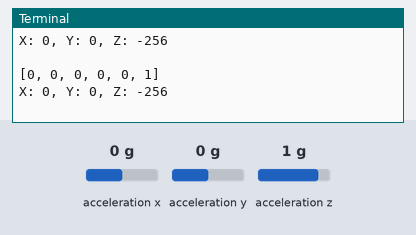
Bench run of a program on a simulated Raspberry Pi (BCM pin numbers). Shown: the last lines printed to the terminal. Inputs (shaded band) come from the test bench; at power-on: acceleration x 0 g, acceleration y 0 g, acceleration z 1 g. System figures (address, load, memory, disk, uptime) are fixed made-up values; library files of the repository ran but are not shown: I2C.py.

Above: at 1.2 s.
1.3 s: acceleration x set to -1.4 g
At 2.6 s:
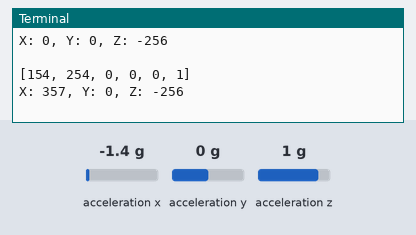
2.8 s: acceleration y set to -1.4 g
At 3.6 s:
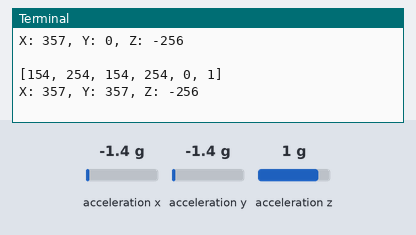
4.3 s: acceleration z set to -1.4 g
At 5.8 s:
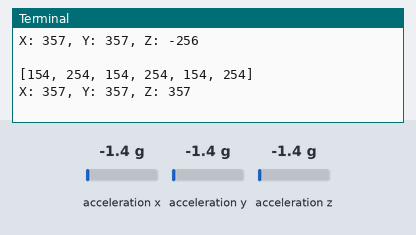

Measured:
- after the input at 1.3 s, the terminal: prints a new line after 0.71 s (image 1)
- after the input at 2.8 s, the terminal: prints a new line after 0.21 s (image 2)
- after the input at 4.3 s, the terminal: prints a new line after 0.71 s (image 3)

The program:

14_ADXL345.py
```python
#!/usr/bin/env python3
from I2C import I2C
from time import sleep
import RPi.GPIO as GPIO
from sys import version_info

if version_info.major == 3:
	raw_input = input

class ADXL345(I2C):

	ADXL345_ADDRESS          = 0x53

	ADXL345_REG_DEVID        = 0x00 # Device ID
	ADXL345_REG_DATAX0       = 0x32 # X-axis data 0 (6 bytes for X/Y/Z)
	ADXL345_REG_POWER_CTL    = 0x2D # Power-saving features control

	ADXL345_DATARATE_0_10_HZ = 0x00
	ADXL345_DATARATE_0_20_HZ = 0x01
	ADXL345_DATARATE_0_39_HZ = 0x02
	ADXL345_DATARATE_0_78_HZ = 0x03
	ADXL345_DATARATE_1_56_HZ = 0x04
	ADXL345_DATARATE_3_13_HZ = 0x05
	ADXL345_DATARATE_6_25HZ  = 0x06
	ADXL345_DATARATE_12_5_HZ = 0x07
	ADXL345_DATARATE_25_HZ   = 0x08
	ADXL345_DATARATE_50_HZ   = 0x09
	ADXL345_DATARATE_100_HZ  = 0x0A # (default)
	ADXL345_DATARATE_200_HZ  = 0x0B
	ADXL345_DATARATE_400_HZ  = 0x0C
	ADXL345_DATARATE_800_HZ  = 0x0D
	ADXL345_DATARATE_1600_HZ = 0x0E
	ADXL345_DATARATE_3200_HZ = 0x0F

	ADXL345_RANGE_2_G        = 0x00 # +/-  2g (default)
	ADXL345_RANGE_4_G        = 0x01 # +/-  4g
	ADXL345_RANGE_8_G        = 0x02 # +/-  8g
	ADXL345_RANGE_16_G       = 0x03 # +/- 16g

	def __init__(self, busnum=-1, debug=False):
		self.accel = I2C(self.ADXL345_ADDRESS, busnum, debug)
		if self.accel.readU8(self.ADXL345_REG_DEVID) == 0xE5:
			# Enable the accelerometer
			self.accel.write8(self.ADXL345_REG_POWER_CTL, 0x08)

	def setRange(self, range):
		# Read the data format register to preserve bits.  Update the data
		# rate, make sure that the FULL-RES bit is enabled for range scaling
		format = ((self.accel.readU8(self.ADXL345_REG_DATA_FORMAT) & ~0x0F) |
		  range | 0x08)
		# Write the register back to the IC
		seld.accel.write8(self.ADXL345_REG_DATA_FORMAT, format)

	def getRange(self):
		return self.accel.readU8(self.ADXL345_REG_DATA_FORMAT) & 0x03

	def setDataRate(self, dataRate):
		# Note: The LOW_POWER bits are currently ignored,
		# we always keep the device in 'normal' mode
		self.accel.write8(self.ADXL345_REG_BW_RATE, dataRate & 0x0F)

	def getDataRate(self):
		return self.accel.readU8(self.ADXL345_REG_BW_RATE) & 0x0F

	# Read the accelerometer
	def read(self):
		raw = self.accel.readList(self.ADXL345_REG_DATAX0, 6)
		print (raw)
		res = []
		for i in range(0, 6, 2):
			g = raw[i] | (raw[i+1] << 8)
			g = 65535 - g
			if g > 32767:
				g -= 65535
			res.append(g)
		return res

def print_msg():
	print ("========================================")
	print ("|                ADXL345               |")
	print ("|    ------------------------------    |")
	print ("|          SCL connect to SCL          |")
	print ("|          SDA connect to SDA          |")
	print ("|                                      |")
	print ("|        Read value from ADXL345       |")
	print ("|                                      |")
	print ("|                            SunFounder|")
	print ("========================================\n")
	print ("Program is running...")
	print ("Please press Ctrl+C to end the program...")
	raw_input ("Press anykey to begin\n")

# Simple example prints accelerometer data once per second:
def main():
	accel = ADXL345()
	while True:
		x, y, z = accel.read()
		print ("X: %d, Y: %d, Z: %d"%(x, y, z))
		print (" ")
		sleep(1) # Output is fun to watch if this is commented out

def destroy():
	exit()

if __name__ == '__main__':
	try:
		main()
	except KeyboardInterrupt:
		destroy()
```
